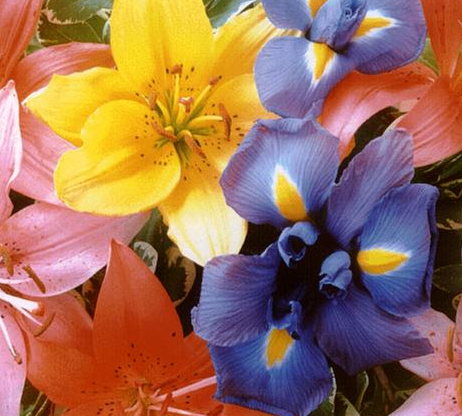
#> input picture Tp2/fleurs.ppm, 462 x 416 px
$ jupyter execute --allow-errors sujet_couleur.ipynb   (shell and % lines are left out)
#> lines starting #> are read from the running program, lines starting #| are printed output that depends on the picture
Écrivez votre nom et numéro d'étudiant.

TP 2 : Conversion d'espaces couleurs
=============

Introduction au sujet
-----

L'objectif de ce TP est de découvrir comment l'information est codée dans les différents espaces couleurs et de boucler avec le TP précédent en faisant un k-mean dans un espace particulier.

**Afin d'avoir un code optimisé, vous éviterez d'utiliser les instructions python3 if, for et while (sauf mention contraire dans les sujets).**

Le code est à écrire en python3 à la suite des questions dans ce fichier. Vous appuierez soit sur le bouton *run cell*, soit sur les touches *Ctrl-Entrée*, à l’intérieur de la zone de saisie, pour lancer l'exécution de vos commandes. Si la commande est en cours d’exécution une étoile apparaît à côté de la zone de saisie de la commande : In [\*]. Une fois le calcul achevé, l'étoile est remplacée par le numéro du run permettant de retrouver par la suite dans quel ordre ont été lancés chaque bloc.

Commencez par importer les librairies nécessaires au TP. Les dernières lignes sont spécifiques à l'usage d'un notebook. Elle permet d'indiquer que les affichages matplotlib doivent être fait dans le notebook et non dans une fenêtre extérieur.

[cell 1]
import numpy as np
import scipy as sc
import scipy.ndimage
import scipy.spatial.distance

import matplotlib.pyplot as plt
import skimage as sk

#Affichage des images matplotlib dans le notebook
#Centrage des images dans la fenetre du navigateur.
from IPython.core.display import HTML
HTML("""
<style>
.output_png {
    display: table-cell;
    text-align: center;
    vertical-align: middle;
}
</style>
""")

1 - Lecture d'une image de référence et analyse en RGB
--------

En utilisant la fonction *imread* de la librairie matplotlib, lisez l'image *fleurs.ppm* qui vous a été fournis. Vous mettrez l'image dans une variable *image*. Par défaut une image couleur et vu comme un tableau de pixels RGB.

[cell 2]
a= plt.imread("fleurs.ppm")
#> a is the input picture: shape (416, 462, 3); mean R, G, B 157.4, 111.7, 88.6
plt.imshow(a)
#> (this line was passed over: IPython is not available in this run)
print(a)
#> (printed output is left out)
im = np.asarray(a)
#print(a)
im.shape
#> Out = (416, 462, 3)
#np.shape(im)

Les valeurs de *image* sont entre 0 et 255, ramenez ces valeurs entre 0 et 1.

[cell 3]
image = a/255
print(image)
#> (printed output is left out)

[cell 4]
np.min(image)==0,np.max(image)==1.
#> Out = (True, True)

A l'aide de la fonction *imshow* de matplotilb, visualisez cette image.

[cell 5]
plt.imshow(a)
#> (this line was passed over: IPython is not available in this run)

Testez le code suivant qui masque les composantes verte et bleue de l'image pour ne garder que la composante rouge. L'affichage de gauche correspond à l'image en ne gardant que la composante rouge et en supprimant le vert et le bleu (valeurs mise à 0). L'image de droite permet de visualiser l'intensité du rouge dans l'image à l'aide de niveau de gris. Elle représente la même information que l 'image de gauche. Une zone vu en blanc correspond à une forte composante rouge dans l'image d'origine alors qu'une zone sombre correspond à l'absence de rouge. Que pouvez-vous dire pour la partie jaune de l'image d'origine ?

#> (a cell that did not finish here is left out)

[cell 7]
plt.imshow(image[:,:,0],cmap='nipy_spectral')
#> (this line was passed over: IPython is not available in this run)
plt.colorbar()
#> (this line was passed over: IPython is not available in this run)
plt.show()
plt.imshow(image[:,:,0],cmap='hot')
#> (this line was passed over: IPython is not available in this run)
plt.colorbar()
#> (this line was passed over: IPython is not available in this run)
plt.show()

Double cliquez ici et écrivez la réponse à la question. Notice that for yellow straws, both red and green components are active, but the blue component is missing (black in color). The pixel values would be closer to[255, 255, 0] .
White color in RGB image would be represented as [255, 255, 255]. Grey pixels in the RGB image will have the same value for all components. When we take the average of all three values, we get the same number. For example, a grey value [57, 57, 57] in RGB will have value 57 in a greyscale image. We discussed about converting an RGB image to greyscale in the first post.

Faites de même pour afficher la composante verte puis la composante bleue.

#> (a cell that did not finish here is left out)

Affichez une image en couleur où vous supprimez uniquement la composante bleu. Que pouvez vous dire sur la partie jaune de l'image. A votre avis à quel code RGB peut correspondre le jaune ? Même question pour le blanc et le noir.

[cell 9]
#Ecrivez votre code ici
masque_green_red = image*np.array([1.0,1.0,0.0])
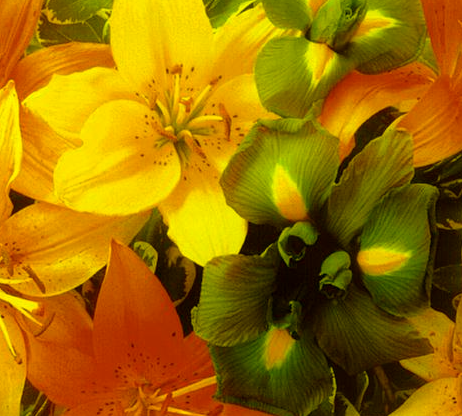
#> masque_green_red: shape (416, 462, 3) float64; mean R, G, B 0.617, 0.438, 0
#> (the rest of this cell did not finish here and is left out)

[cell 10]
import imageio
image1 = imageio.imread('fleurs.ppm')
"""
imageio.imwrite('red.jpg', image[:, :, 0])
imageio.imwrite('green.jpg', image[:, :, 1])
imageio.imwrite('blue.jpg', image[:, :, 2])
red_image = image.copy()
red_image[:, :, 1] = 0
red_image[:, :, 2] = 0
imageio.imwrite('red_image.jpg', red_image)
blue_image = image.copy()
blue_image[:, :, 1] = 0
blue_image[:, :, 0] = 0
imageio.imwrite('blue_image.jpg', blue_image)
"""
red_green_image = image1.copy()
red_green_image[:, :, 2] = 0
#green_image[:, :, 0] = 0
imageio.imwrite('green_image.jpg', red_green_image)
a= imageio.imread('green_image.jpg')
plt.imshow(a)
#> (this line was passed over: IPython is not available in this run)
np.shape(a)
#image[:, :, 1].shape
